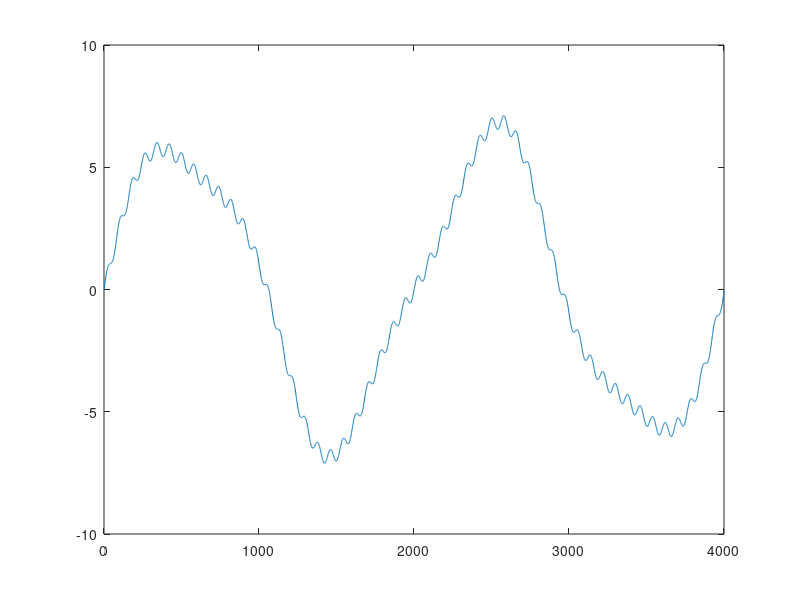
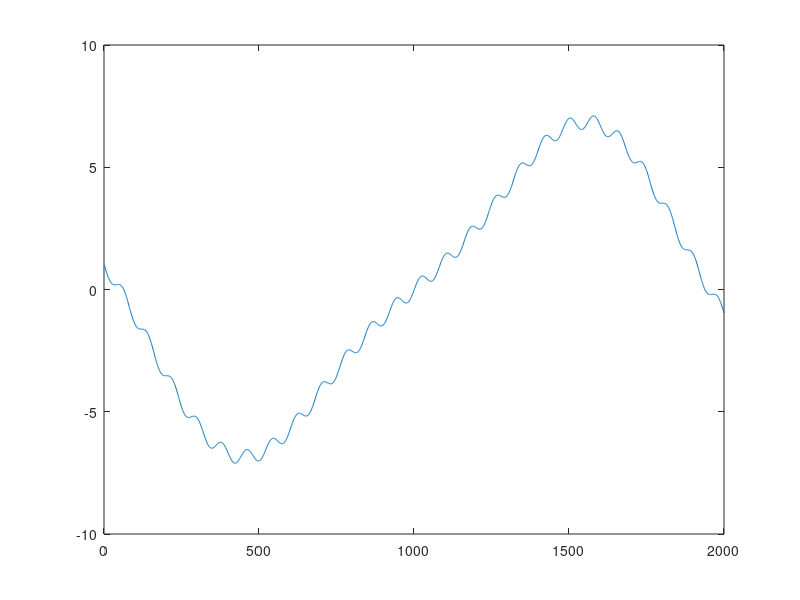
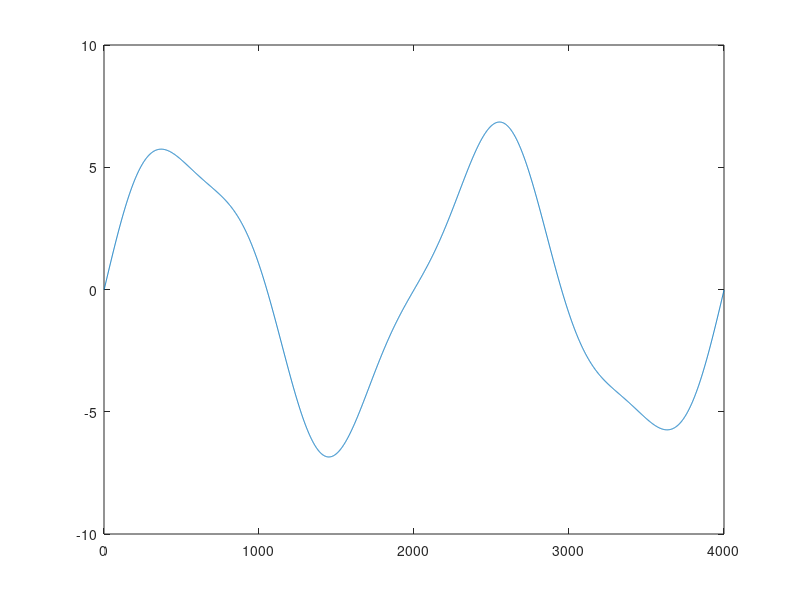
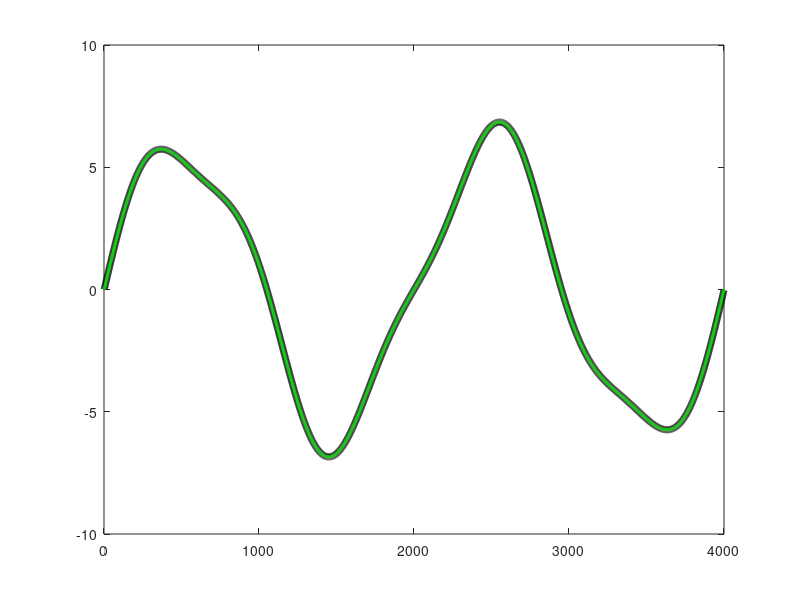

Reproduce these figures in MATLAB, in order.
clear all
close all
dx = 1/4000;
L = 1-1/4000;
x = 0:dx:L;
left = 1001;
right = 3000;
%% lfv high res
k = [5 2 2 50];
a = [1 1 5 0.3];
for i=1:length(k)
    z(i,:) = a(i)*sin(2*pi*k(i)*x);
end
z_lfv_hr = sum(z,1);
figure, plot(z_lfv_hr)
%
%% pivsurf high res
x_ps = x(left:right);
z_ps_hr = z_lfv_hr(left:right);
figure, plot(z_ps_hr)
%% lfv low res
k_lr = [5 2 2];
a_lr = [1 1 5];
for i=1:length(k_lr)
    z_lr(i,:) = a_lr(i)*sin(2*pi*k_lr(i)*x);
end
z_lfv_lr = sum(z_lr,1);
figure, plot(z_lfv_lr)
%
%% do ffts on lfv low res
f = fft(z_lfv_lr); %Fourier Modal decomposition
fa = 2*abs(f)/length(f); %amplitude of mode
fp = angle(f); %phase of mode
k = [0:(length(z_lfv_lr)-1)]/(length(z_lfv_lr)-1)*2*pi/dx; %wavenumber of mode
h = 0:1:1000;

for j = 1:length(h)
%     g = 0;
%     h = 0;
    su=0;
    for i = 1:50%floor(length(k)/2)
        su=su+fa(i)*exp(-h(j)*k(i))*cos(k(i)*x(1:end)+fp(i)); % first 5 modes for surface
    end
    SU(j,:)=su-h(j);
end

figure, plot(z_lfv_lr,'k', 'LineWidth', 5), hold on, plot(SU(1,:),'g' , 'LineWidth', 2)
clear SU

%% do ffts on pivsurf high res
f = fft(z_ps_hr); %Fourier Modal decomposition
fa = 2*abs(f)/length(f); %amplitude of mode
fp = angle(f); %phase of mode
k = [0:(length(z_ps_hr)-1)]/(length(z_ps_hr)-1)*2*pi/dx; %wavenumber of mode
% h = 0:1:1000;
for j = 1:length(h)
    su=0;
    for i = 1:50%floor(length(k)/2)
        su=su+fa(i)*exp(-h(j)*k(i))*cos(k(i)*x(1:length(z_ps_hr))+fp(i)); % first 5 modes for surface
    end
    SU_ps(j,:)=su-h(j);
end
figure, plot(z_ps_hr,'k', 'LineWidth', 5), hold on, plot(SU_ps(1,:),'g' , 'LineWidth', 2)
clear SU

%% do ffts on lfv hr
f = fft(z_lfv_hr); %Fourier Modal decomposition
fa = 2*abs(f)/length(f); %amplitude of mode
fp = angle(f); %phase of mode
k = [0:(length(z_lfv_hr)-1)]/(length(z_lfv_hr)-1)*2*pi/dx; %wavenumber of mode
h = 0:1:1000;

for j = 1:length(h)
%     g = 0;
%     h = 0;
    su=0;
    for i = 1:100%floor(length(k)/2)
        su=su+fa(i)*exp(-h(j)*k(i))*cos(k(i)*x(1:end)+fp(i)); % first 5 modes for surface
    end
    SU(j,:)=su-h(j);
end

figure, plot(z_lfv_hr,'k', 'LineWidth', 5), hold on, plot(SU(1,:),'g' , 'LineWidth', 2)
clear SU

%% patchwork
z_patch = [z_lfv_lr(1:left-1) z_lfv_hr(left:right) z_lfv_lr(right+1:end)];
figure, plot(z_patch)

%% do ffts on z_patch
f = fft(z_patch); %Fourier Modal decomposition
fa = 2*abs(f)/length(f); %amplitude of mode
fp = angle(f); %phase of mode
k = [0:(length(z_patch)-1)]/(length(z_patch)-1)*2*pi/dx; %wavenumber of mode
h = 0:1:1000;

for j = 1:length(h)
%     g = 0;
%     h = 0;
    su=0;
    for i = 1:100%floor(length(k)/2)
        su=su+fa(i)*exp(-h(j)*k(i))*cos(k(i)*x(1:end)+fp(i)); % first 5 modes for surface
    end
    SU(j,:)=su-h(j);
end

figure, plot(z_patch,'k', 'LineWidth', 5), hold on, plot(SU(1,:),'g' , 'LineWidth', 2)
clear SU

%% rebuild pivsurf high res from low modes from lfv + high modes from pivsurf

%% do ffts on lfv
f = fft(z_lfv_lr); %Fourier Modal decomposition
fa = 2*abs(f)/length(f); %amplitude of mode
fp = angle(f); %phase of mode
k_lfv = [0:(length(z_lfv_lr)-1)]/(length(z_lfv_lr)-1)*2*pi/dx; %wavenumber of mode
h = 0:1:1000;

for j = 1:length(h)
%     g = 0;
%     h = 0;
    su=0;
    for i = 1:3%floor(length(k_lfv)/2)
        su=su+fa(i)*exp(-h(j)*k_lfv(i))*cos(k_lfv(i)*x(left:right)+fp(i)); % first 5 modes for surface
    end
    SU(j,:) = su;
end

% SU = SU(:,left:right);
% hold on, plot(SU(1,:),'r')

f = fft(z_ps_hr); %Fourier Modal decomposition
fa = 2*abs(f)/length(f); %amplitude of mode
fp = angle(f); %phase of mode
k_ps = [0:(length(z_ps_hr)-1)]/(length(z_ps_hr)-1)*2*pi/dx; %wavenumber of mode

for j = 1:length(h)
%     g = 0;
%     h = 0;
    su=0;
    for i = 3:50%floor(length(k_ps)/2)
        su=su+fa(i)*exp(-h(j)*k_ps(i))*cos(k_ps(i)*x(1:length(z_ps_hr))+fp(i)); % first 5 modes for surface
    end
    SU(j,:) = SU(j,:) + su - h(j);
end

figure, plot(z_ps_hr,'k', 'LineWidth', 5), hold on, plot(SU(1,:),'g' , 'LineWidth', 2)
